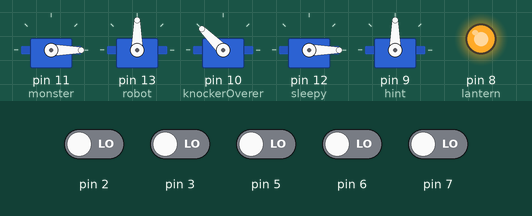
This sketch was run on a simulated Arduino Uno, built with avr-gcc and run on an emulated ATmega328P. Shown: 5 × servo, output pins drawn as LEDs (lit = HIGH). Inputs (shaded band) come from the test bench; at power-on: pin 2, pin 3, pin 5–7 LOW. Random numbers use the default seed unless the sketch sets one.

Above: at 9.3 s.
9.4 s: pin 6 driven HIGH
At 12.12 s:
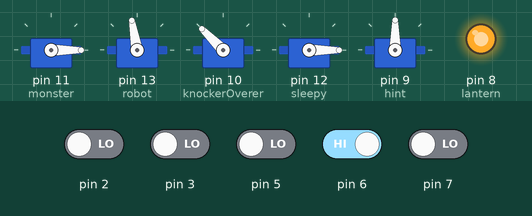
15.0 s: pin 2 driven HIGH
At 23.7 s:
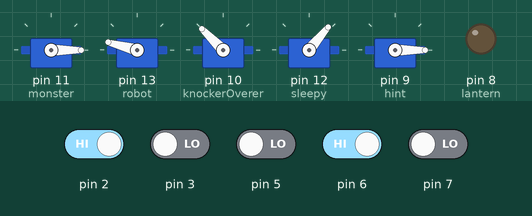
23.9 s: pin 3 driven HIGH
At 27.6 s:
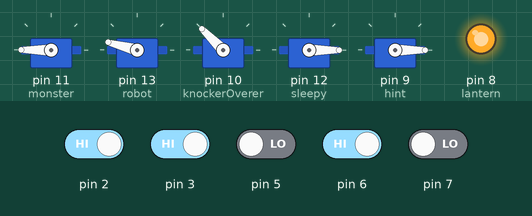
Timing chart, 0 to 78.7 s (numbered marks = the images above; inputs shaded):
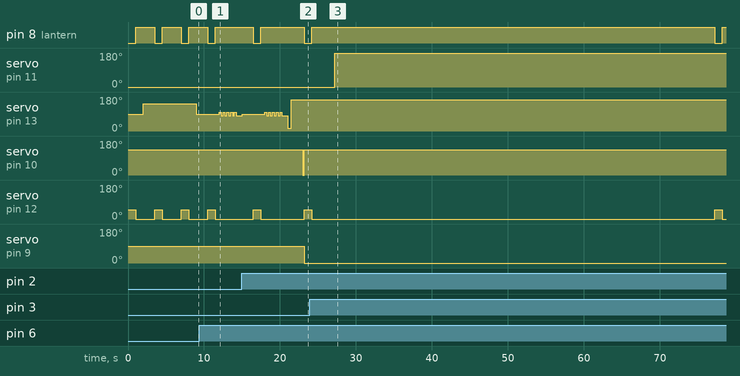

Measured:
- after the input at 9.4 s, servo on pin 13 (robot): alternates 100° for 0.25 s and 80° for 0.25 s, 10 changes in all, then stays 80°, starting after 2.6 s
- after the input at 15.0 s, servo on pin 10 (knockerOverer): 135° → 0° after 8.0 s, → 135° 0.20 s later; servo on pin 9 (hint): 90° → 0° after 8.2 s
- after the input at 23.9 s, servo on pin 11 (monster): 0° → 180° after 3.3 s

The sketch:

NightmareCode.ino
```cpp
#include <Servo.h>

Servo monster;
Servo robot;
Servo knockerOverer;
Servo sleepy;
Servo hint;

int lantern = 8;

bool hasItems = false;
bool notDead = true;
int robotHealth = 2;
int robotSpot = 0;
int lastSpot;
int lastSpotHit;
float robotChooseTimer = 0;

void setup() {
  // put your setup code here, to run once:
  Serial.begin(9600);
  randomSeed(analogRead(0));
  monster.attach(11);
  robot.attach(13);
  knockerOverer.attach(10);
  knockerOverer.write(135);
  monster.write(0);

  pinMode(lantern, OUTPUT);
  sleepy.attach(12);
  sleepy.write(0);
  digitalWrite(lantern, HIGH);

  hint.attach(9);
  hint.write(90);

  pinMode(3, INPUT);
  pinMode(2, INPUT);
  pinMode(5, INPUT);
  pinMode(6, INPUT);
  pinMode(7, INPUT);
}

void loop() {
  // Toggles sleeping man and light
  sleepyGuy();

  int monsterSpot = digitalRead(2);
  int itemCheck = digitalRead(3);  //Original Steak Sauce (sorry I had to)


  if (notDead) {
    int robotSpotLeft = digitalRead(7);
    int robotSpotMiddle = digitalRead(6);
    int robotSpotRight = digitalRead(5);

    if(robotSpotRight > 0){Serial.print("right");}

    //Check if player is on correct location
    if (robotSpotLeft > 0 && robotSpot == 2) {
      robotHealth--;
      lastSpotHit = robotSpot;
      shakeRobot(145);
    }
    if (robotSpotRight > 0 && robotSpot == 0) {
      robotHealth--;
      lastSpotHit = robotSpot;
      shakeRobot(45);
    }
    if (robotSpotMiddle > 0 && robotSpot == 1) {
      robotHealth--;
      lastSpotHit = robotSpot;
      shakeRobot(90);
    }
    delay(500);

    //Choose new location
    if (robotChooseTimer <= 0) {
      lastSpot = robotSpot;
      robotChooseTimer = 0.1;
      while (robotSpot == lastSpot) {
        robotSpot = random(0, 3);
        if (robotSpot == lastSpotHit) {
          robotSpot = random(0, 3);
        }
      }
    } else {
      robotChooseTimer--;
    }

    if (robotHealth > 0) {
      switch (robotSpot) {
        case 0: robot.write(45); break;
        case 1: robot.write(90); break;
        case 2: robot.write(145); break;
      }
    }
    if (robotHealth <= 0 && notDead) {
      robot.write(15);
      delay(500);
      robot.write(165);
      notDead = false;
      robotSpot = -1;
    }


    delay(1500);
  }


  if (itemCheck > 0) {
    hasItems = true;
  }

  if (monsterSpot > 0 && hasItems) {
    monster.write(180);
    delay(50000);
  } else if (monsterSpot > 0) {
    knockerOverer.write(0);
    delay(200);
    knockerOverer.write(135);

    hint.write(0);
  } else {
    knockerOverer.write(135);
  }

}

void shakeRobot(int initialDegree) {
  for (int i = 0; i < 5; i++) {
    robot.write(initialDegree + 10);
    delay(250);
    robot.write(initialDegree - 10);
    delay(250);
  }
}

void sleepyGuy() {
  digitalWrite(lantern, LOW);
  sleepy.write(50);
  delay(1000);

  digitalWrite(lantern, HIGH);
  sleepy.write(0);
  if(notDead){
    delay(500);
  } else{
    delay(3000);
  }
}
```
